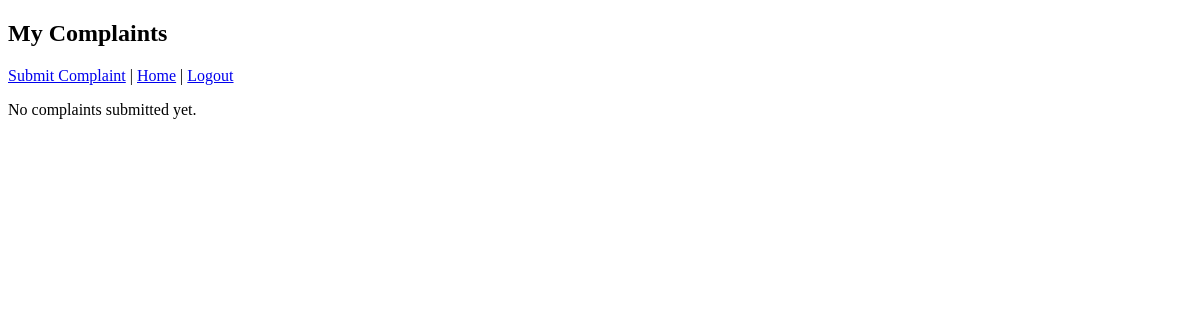
Before: /public/my_complaints.php (signed in) with the older database file.
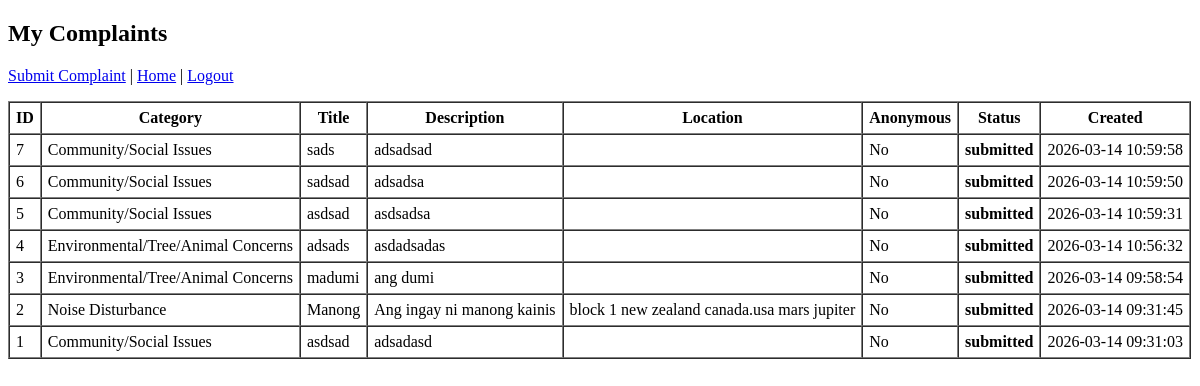
After: the same page with the newer database file.
### tables this page shows
CREATE TABLE `complaints` (
  `id` int(10) UNSIGNED NOT NULL,
  `user_id` int(10) UNSIGNED DEFAULT NULL,
  `category_id` int(10) UNSIGNED NOT NULL,
  `is_anonymous` tinyint(1) NOT NULL DEFAULT 0,
  `title` varchar(150) NOT NULL,
  `description` text NOT NULL,
  `location` varchar(255) DEFAULT NULL,
  `status` enum('submitted','under_review','in_progress','resolved','rejected') NOT NULL DEFAULT 'submitted',
  `created_at` timestamp NULL DEFAULT current_timestamp(),
  `updated_at` timestamp NULL DEFAULT current_timestamp() ON UPDATE current_timestamp()
);

CREATE TABLE `complaint_categories` (
  `id` int(10) UNSIGNED NOT NULL,
  `name` varchar(100) NOT NULL,
  `description` text DEFAULT NULL,
  `is_active` tinyint(1) NOT NULL DEFAULT 1
);

### app/core/Database.php (called while the page is built)
<?php
class Database
{
    private static ?Database $instance = null;
    private PDO $connection;
    private function __construct()
    {
        $config = require __DIR__ . '/../config/database.php';
        $dsn = sprintf(
            '%s:host=%s;port=%d;dbname=%s;charset=%s',
            $config['driver'],
            $config['host'],
            $config['port'],
            $config['database'],
            $config['charset']
        );
        try {
            $this->connection = new PDO(
                $dsn,
                $config['username'],
                $config['password'],
                [
                    PDO::ATTR_ERRMODE            => PDO::ERRMODE_EXCEPTION,
                    PDO::ATTR_DEFAULT_FETCH_MODE => PDO::FETCH_ASSOC,
                    PDO::ATTR_EMULATE_PREPARES   => false,
                ]
            );
        } catch (PDOException $e) {
            die('Database connection failed: ' . $e->getMessage());
        }
    }
    public static function getInstance(): Database
    {
        if (self::$instance === null) {
            self::$instance = new Database();
        }
        return self::$instance;
    }
    public function getConnection(): PDO
    {
        return $this->connection;
    }
}

### app/config/database.php (called while the page is built)
<?php
return [
    'driver'   => 'mysql',
    'host'     => '127.0.0.1',
    'port'     => 3306,
    'database' => 'citiserve_db',
    'username' => 'phpmyadmin',
    'password' => 'YourStrongPassword',
    'charset'  => 'utf8mb4',
    'collation'=> 'utf8mb4_unicode_ci',
];

### app/helpers/auth.php (called while the page is built, shortened)
<?php
require_once __DIR__ . '/../repositories/UserRepository.php';
function require_login(): array
{
    $repo = new UserRepository();
    $user = $repo->findById((int)$_SESSION['user_id']);
    return [
        'id' => $user->id,
        'full_name' => $user->full_name,
        'email' => $user->email,
        'role' => $user->role
    ];
}

### app/repositories/UserRepository.php (called while the page is built, shortened)
<?php
require_once __DIR__ . '/../models/User.php';
require_once __DIR__ . '/../core/Database.php';
class UserRepository
{
    private PDO $db;
    public function __construct()
    {
        $this->db = Database::getInstance()->getConnection();
    }
    public function findById(int $id): ?User
    {
        $stmt = $this->db->prepare('SELECT * FROM users WHERE id = ? LIMIT 1');
        $stmt->execute([$id]);
        $row = $stmt->fetch();
        return $row ? User::fromRow($row) : null;
    }
}

### app/models/User.php (called while the page is built, shortened)
<?php
class User
{
    public static function fromRow(array $row): User
    {
        $u = new User();
        $u->id = isset($row['id']) ? (int)$row['id'] : null;
        $u->full_name = $row['full_name'] ?? '';
        $u->email = $row['email'] ?? '';
        $u->password_hash = $row['password_hash'] ?? '';
        $u->role = $row['role'] ?? 'resident';
        $u->address = $row['address'] ?? null;
        $u->contact_number = $row['contact_number'] ?? null;
        $u->created_at = $row['created_at'] ?? null;
        $u->updated_at = $row['updated_at'] ?? null;
        return $u;
    }
}

### app/repositories/ComplaintRepository.php (called while the page is built, shortened)
<?php
require_once __DIR__ . '/../core/Database.php';
class ComplaintRepository
{
    private PDO $db;
    public function __construct()
    {
        $this->db = Database::getInstance()->getConnection();
    }
    public function getByUserId(int $userId): array
    {
        $stmt = $this->db->prepare("
            SELECT
                c.id,
                c.title,
                c.description,
                c.location,
                c.status,
                c.is_anonymous,
                c.created_at,
                cc.name AS category_name
            FROM complaints c
            INNER JOIN complaint_categories cc ON cc.id = c.category_id
            WHERE c.user_id = ?
            ORDER BY c.created_at DESC
        ");
        $stmt->execute([$userId]);
        return $stmt->fetchAll(PDO::FETCH_ASSOC);
    }
}

### public/my_complaints.php (the view, shortened to what the changed rows need)
<?php
require_once __DIR__ . '/../app/helpers/auth.php';
require_once __DIR__ . '/../app/repositories/ComplaintRepository.php';
$user = require_login();
$repo = new ComplaintRepository();
$rows = $repo->getByUserId((int)$user['id']);
?>
<!doctype html>
<html>
<head>
</head>
<body>
    <h2>My Complaints</h2>
    <p>
        <a href="/CitiServe/public/complaint_create.php">Submit Complaint</a> |
        <a href="/CitiServe/public/index.php">Home</a> |
        <a href="/CitiServe/public/logout.php">Logout</a>
    </p>
    <?php if (empty($rows)): ?>
        <p>No complaints submitted yet.</p>
    <?php else: ?>
        <table border="1" cellpadding="6" cellspacing="0">
            <tr>
                <th>ID</th>
                <th>Category</th>
                <th>Title</th>
                <th>Description</th>
                <th>Location</th>
                <th>Anonymous</th>
                <th>Status</th>
                <th>Created</th>
            </tr>
            <?php foreach ($rows as $r): ?>
                <tr>
                    <td><?= (int)$r['id'] ?></td>
                    <td><?= htmlspecialchars($r['category_name']) ?></td>
                    <td><?= htmlspecialchars($r['title']) ?></td>
                    <td><?= htmlspecialchars($r['description']) ?></td>
                    <td><?= htmlspecialchars($r['location'] ?? '') ?></td>
                    <td><?= ((int)$r['is_anonymous'] === 1) ? 'Yes' : 'No' ?></td>
                    <td><strong><?= htmlspecialchars($r['status']) ?></strong></td>
                    <td><?= htmlspecialchars($r['created_at']) ?></td>
                </tr>
            <?php endforeach; ?>
        </table>
    <?php endif; ?>
</body>
</html>

Changed rows visible on the page:
added complaints: id "7", category.name "Community/Social Issues", title "sads", description "adsadsad", is_anonymous "No", status "submitted", created_at "2026-03-14 10:59:58"
added complaints: id "6", category.name "Community/Social Issues", title "sadsad", description "adsadsa", is_anonymous "No", status "submitted", created_at "2026-03-14 10:59:50"
added complaints: id "5", category.name "Community/Social Issues", title "asdsad", description "asdsadsa", is_anonymous "No", status "submitted", created_at "2026-03-14 10:59:31"
added complaints: id "4", category.name "Environmental/Tree/Animal Concerns", title "adsads", description "asdadsadas", is_anonymous "No", status "submitted", created_at "2026-03-14 10:56:32"
added complaints: id "3", category.name "Environmental/Tree/Animal Concerns", title "madumi", description "ang dumi", is_anonymous "No", status "submitted", created_at "2026-03-14 09:58:54"
added complaints: id "2", category.name "Noise Disturbance", title "Manong", description "Ang ingay ni manong kainis", location "block 1 new zealand canada.usa mars jupiter", is_anonymous "No", status "submitted", created_at "2026-03-14 09:31:45"
added complaints: id "1", category.name "Community/Social Issues", title "asdsad", description "adsadasd", is_anonymous "No", status "submitted", created_at "2026-03-14 09:31:03"
Other visible differences:
text no longer shown: "No complaints submitted yet."
text now shown: "ID Category Title Description Location Anonymous Status Created"
